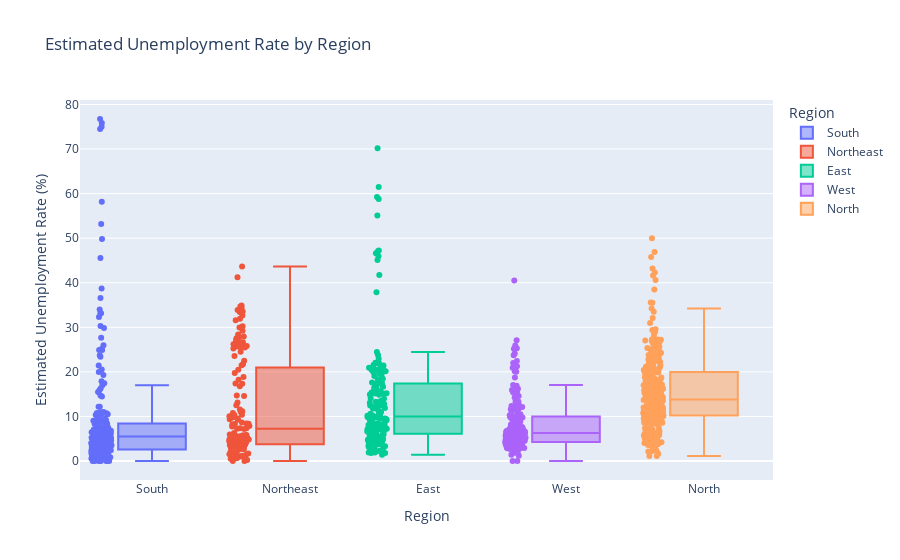

Notebook code cell kept with this figure:
### Code cell
import plotly.express as px

fig = px.box(df, x='Region', y='Estimated Unemployment Rate (%)', color='Region',
             title='Estimated Unemployment Rate by Region',
             points="all", hover_data=['Region', 'Estimated Unemployment Rate (%)'])
fig.update_layout(xaxis_title='Region', yaxis_title='Estimated Unemployment Rate (%)')
fig.show()

### Figure 1 — Plotly figure (JSON) as saved in the notebook; plotly's stock layout.template omitted (floating-point values rounded to 4 significant figures; data arrays with more than 128 entries replaced by an {"elided": "..."} marker saying what was removed)
{"data": [{"alignmentgroup": "True", "boxpoints": "all", "hovertemplate": "Region=%{x}<br>Estimated Unemployment Rate (%)=%{y}<extra></extra>", "legendgroup": "South", "marker": {"color": "#636efa"}, "name": "South", "notched": false, "offsetgroup": "South", "orientation": "v", "showlegend": true, "type": "box", "x": {"elided": "226 str values"}, "x0": " ", "xaxis": "x", "y": {"elided": "226 float values"}, "y0": " ", "yaxis": "y"}, {"alignmentgroup": "True", "boxpoints": "all", "hovertemplate": "Region=%{x}<br>Estimated Unemployment Rate (%)=%{y}<extra></extra>", "legendgroup": "Northeast", "marker": {"color": "#EF553B"}, "name": "Northeast", "notched": false, "offsetgroup": "Northeast", "orientation": "v", "showlegend": true, "type": "box", "x": {"elided": "136 str values"}, "x0": " ", "xaxis": "x", "y": {"elided": "136 float values"}, "y0": " ", "yaxis": "y"}, {"alignmentgroup": "True", "boxpoints": "all", "hovertemplate": "Region=%{x}<br>Estimated Unemployment Rate (%)=%{y}<extra></extra>", "legendgroup": "East", "marker": {"color": "#00cc96"}, "name": "East", "notched": false, "offsetgroup": "East", "orientation": "v", "showlegend": true, "type": "box", "x": {"elided": "164 str values"}, "x0": " ", "xaxis": "x", "y": {"elided": "164 float values"}, "y0": " ", "yaxis": "y"}, {"alignmentgroup": "True", "boxpoints": "all", "hovertemplate": "Region=%{x}<br>Estimated Unemployment Rate (%)=%{y}<extra></extra>", "legendgroup": "West", "marker": {"color": "#ab63fa"}, "name": "West", "notched": false, "offsetgroup": "West", "orientation": "v", "showlegend": true, "type": "box", "x": {"elided": "186 str values"}, "x0": " ", "xaxis": "x", "y": {"elided": "186 float values"}, "y0": " ", "yaxis": "y"}, {"alignmentgroup": "True", "boxpoints": "all", "hovertemplate": "Region=%{x}<br>Estimated Unemployment Rate (%)=%{y}<extra></extra>", "legendgroup": "North", "marker": {"color": "#FFA15A"}, "name": "North", "notched": false, "offsetgroup": "North", "orientation": "v", "showlegend": true, "type": "box", "x": {"elided": "295 str values"}, "x0": " ", "xaxis": "x", "y": {"elided": "295 float values"}, "y0": " ", "yaxis": "y"}], "layout": {"autosize": true, "boxmode": "overlay", "legend": {"title": {"text": "Region"}, "tracegroupgap": 0}, "title": {"text": "Estimated Unemployment Rate by Region"}, "xaxis": {"anchor": "y", "autorange": true, "categoryarray": ["South", "Northeast", "East", "West", "North"], "categoryorder": "array", "domain": [0, 1], "range": [-0.5176, 4.5], "title": {"text": "Region"}, "type": "category"}, "yaxis": {"anchor": "x", "autorange": true, "domain": [0, 1], "range": [-4.263, 81.0], "title": {"text": "Estimated Unemployment Rate (%)"}, "type": "linear"}}}
